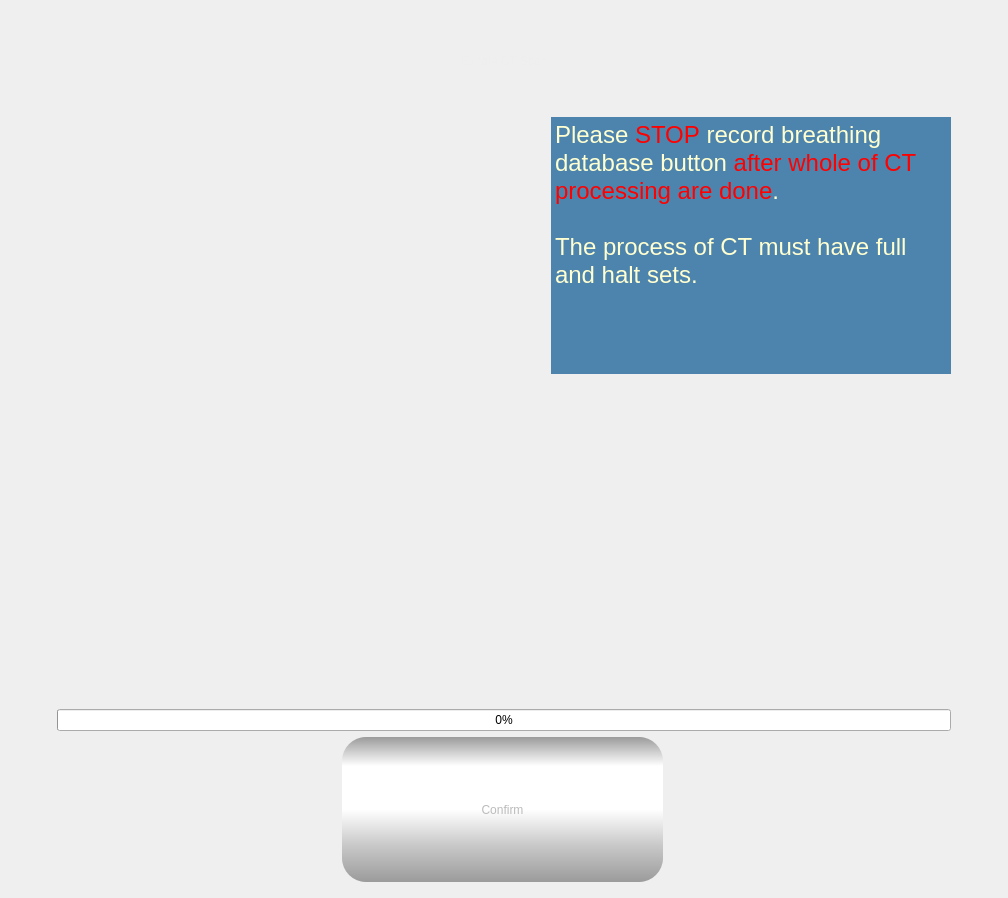
          <widget class="QWidget" name="pgStartExhaleCT">
           <layout class="QGridLayout" name="gridLayout_34">
            <item row="0" column="0" colspan="4">
             <widget class="QLabel" name="label_title_14">
              <property name="minimumSize">
               <size>
                <width>0</width>
                <height>100</height>
               </size>
              </property>
              <property name="maximumSize">
               <size>
                <width>16777215</width>
                <height>100</height>
               </size>
              </property>
              <property name="styleSheet">
               <string notr="true">	color:#eeeeee;
	font: 64pt &quot;Cascadia Code SemiBold&quot;;
	padding:0px;
	margin:0px;</string>
              </property>
              <property name="text">
               <string>Exhale CT Scan</string>
              </property>
              <property name="alignment">
               <set>Qt::AlignCenter</set>
              </property>
             </widget>
            </item>
            <item row="1" column="0">
             <spacer name="horizontalSpacer_22">
              <property name="orientation">
               <enum>Qt::Horizontal</enum>
              </property>
              <property name="sizeHint" stdset="0">
               <size>
                <width>40</width>
                <height>20</height>
               </size>
              </property>
             </spacer>
            </item>
            <item row="1" column="1" rowspan="2">
             <widget class="QWidget" name="wdgExhaleImg" native="true">
              <property name="minimumSize">
               <size>
                <width>488</width>
                <height>520</height>
               </size>
              </property>
              <property name="maximumSize">
               <size>
                <width>488</width>
                <height>520</height>
               </size>
              </property>
              <property name="styleSheet">
               <string notr="true">border-image:url(image/Exhale.png);</string>
              </property>
             </widget>
            </item>
            <item row="1" column="2">
             <widget class="QTextBrowser" name="tbsCTScan_2">
              <property name="sizePolicy">
               <sizepolicy hsizetype="Minimum" vsizetype="Minimum">
                <horstretch>0</horstretch>
                <verstretch>0</verstretch>
               </sizepolicy>
              </property>
              <property name="minimumSize">
               <size>
                <width>400</width>
                <height>0</height>
               </size>
              </property>
              <property name="mouseTracking">
               <bool>false</bool>
              </property>
              <property name="focusPolicy">
               <enum>Qt::NoFocus</enum>
              </property>
              <property name="styleSheet">
               <string notr="true">font: 24pt &quot;Arial&quot;;
background-color:rgb(77,132,173);
color:rgb(255, 255, 208);
border:0px;
selection-color: none;
selection-background-color: none;</string>
              </property>
              <property name="html">
               <string>&lt;!DOCTYPE HTML PUBLIC &quot;-//W3C//DTD HTML 4.0//EN&quot; &quot;http://www.w3.org/TR/REC-html40/strict.dtd&quot;&gt;
&lt;html&gt;&lt;head&gt;&lt;meta name=&quot;qrichtext&quot; content=&quot;1&quot; /&gt;&lt;style type=&quot;text/css&quot;&gt;
p, li { white-space: pre-wrap; }
&lt;/style&gt;&lt;/head&gt;&lt;body style=&quot; font-family:'Arial'; font-size:24pt; font-weight:400; font-style:normal;&quot;&gt;
&lt;p style=&quot; margin-top:0px; margin-bottom:0px; margin-left:0px; margin-right:0px; -qt-block-indent:0; text-indent:0px;&quot;&gt;&lt;span style=&quot; font-size:18pt;&quot;&gt;Please &lt;/span&gt;&lt;span style=&quot; font-size:18pt; color:#ff0000;&quot;&gt;STOP&lt;/span&gt;&lt;span style=&quot; font-size:18pt;&quot;&gt; record breathing database button &lt;/span&gt;&lt;span style=&quot; font-size:18pt; color:#ff0000;&quot;&gt;after whole of CT processing are done&lt;/span&gt;&lt;span style=&quot; font-size:18pt;&quot;&gt;. &lt;/span&gt;&lt;/p&gt;
&lt;p style=&quot;-qt-paragraph-type:empty; margin-top:0px; margin-bottom:0px; margin-left:0px; margin-right:0px; -qt-block-indent:0; text-indent:0px; font-family:'PMingLiU'; font-size:18pt;&quot;&gt;&lt;br /&gt;&lt;/p&gt;
&lt;p style=&quot; margin-top:0px; margin-bottom:0px; margin-left:0px; margin-right:0px; -qt-block-indent:0; text-indent:0px;&quot;&gt;&lt;span style=&quot; font-size:18pt;&quot;&gt;The process of CT must have full and halt sets.&lt;/span&gt;&lt;/p&gt;&lt;/body&gt;&lt;/html&gt;</string>
              </property>
             </widget>
            </item>
            <item row="1" column="3">
             <spacer name="horizontalSpacer_25">
              <property name="orientation">
               <enum>Qt::Horizontal</enum>
              </property>
              <property name="sizeHint" stdset="0">
               <size>
                <width>40</width>
                <height>20</height>
               </size>
              </property>
             </spacer>
            </item>
            <item row="2" column="2">
             <widget class="QWidget" name="wdgIntraCT_3" native="true">
              <property name="minimumSize">
               <size>
                <width>0</width>
                <height>0</height>
               </size>
              </property>
              <property name="maximumSize">
               <size>
                <width>600</width>
                <height>450</height>
               </size>
              </property>
              <property name="styleSheet">
               <string notr="true">border-image:url(image/IntraCT.jpg);</string>
              </property>
             </widget>
            </item>
            <item row="3" column="1" colspan="2">
             <layout class="QVBoxLayout" name="verticalLayout_9">
              <item>
               <widget class="QWidget" name="wdgIndicatorExhale" native="true">
                <property name="sizePolicy">
                 <sizepolicy hsizetype="Minimum" vsizetype="Fixed">
                  <horstretch>0</horstretch>
                  <verstretch>0</verstretch>
                 </sizepolicy>
                </property>
                <property name="minimumSize">
                 <size>
                  <width>300</width>
                  <height>60</height>
                 </size>
                </property>
                <property name="maximumSize">
                 <size>
                  <width>16777215</width>
                  <height>16777215</height>
                 </size>
                </property>
               </widget>
              </item>
              <item>
               <widget class="QProgressBar" name="pgbExhale">
                <property name="minimumSize">
                 <size>
                  <width>0</width>
                  <height>0</height>
                 </size>
                </property>
                <property name="value">
                 <number>0</number>
                </property>
                <property name="alignment">
                 <set>Qt::AlignCenter</set>
                </property>
                <property name="orientation">
                 <enum>Qt::Horizontal</enum>
                </property>
                <property name="textDirection">
                 <enum>QProgressBar::BottomToTop</enum>
                </property>
               </widget>
              </item>
             </layout>
            </item>
            <item row="4" column="0" colspan="4">
             <layout class="QHBoxLayout" name="horizontalLayout_25">
              <item>
               <widget class="QPushButton" name="btnNext_scanCT_2">
                <property name="enabled">
                 <bool>false</bool>
                </property>
                <property name="sizePolicy">
                 <sizepolicy hsizetype="Maximum" vsizetype="Fixed">
                  <horstretch>0</horstretch>
                  <verstretch>0</verstretch>
                 </sizepolicy>
                </property>
                <property name="minimumSize">
                 <size>
                  <width>324</width>
                  <height>150</height>
                 </size>
                </property>
                <property name="styleSheet">
                 <string notr="true">QPushButton{
font: 48pt &quot;Arial&quot;;
color:#666666;
border-radius:24px;
background-color: qlineargradient(spread:pad, x1:0, y1:0, x2:0, y2:1, stop:0 rgba(0, 155, 155, 255), stop:0.2 rgba(88, 239, 255, 255), stop:0.5 rgba(88, 239, 255, 255), stop:0.75 rgba(0, 200, 200, 255),  stop:1 rgba(0, 155, 155, 255));
padding: 0px 20px;
margin-bottom:5px;
margin-right:3px;
}

QPushButton:hover{
color:#aa3333;
background-color: qlineargradient(spread:pad, x1:0, y1:0, x2:0, y2:1, stop:0 rgba(50, 155, 155, 255), stop:0.2 rgba(150, 239, 255, 255), stop:0.5 rgba(150, 239, 255, 255), stop:0.75 rgba(50, 200, 200, 255),  stop:1 rgba(50, 155, 155, 255));
}

QPushButton:pressed{
	margin-top:5px;
	margin-bottom:0px;
	margin-left:3px;
	margin-right:0px;
}

QPushButton:disabled{
	color:#bbb;
	background-color: qlineargradient(spread:pad, x1:0, y1:0, x2:0, y2:1, stop:0 rgba(155, 155, 155, 255), stop:0.2 rgba(255, 255, 255, 255), stop:0.5 rgba(255, 255, 255, 255), stop:0.75 rgba(200, 200, 200, 255),  stop:1 rgba(155, 155, 155, 255));
}</string>
                </property>
                <property name="text">
                 <string>Confirm</string>
                </property>
               </widget>
              </item>
             </layout>
            </item>
           </layout>
          </widget>
